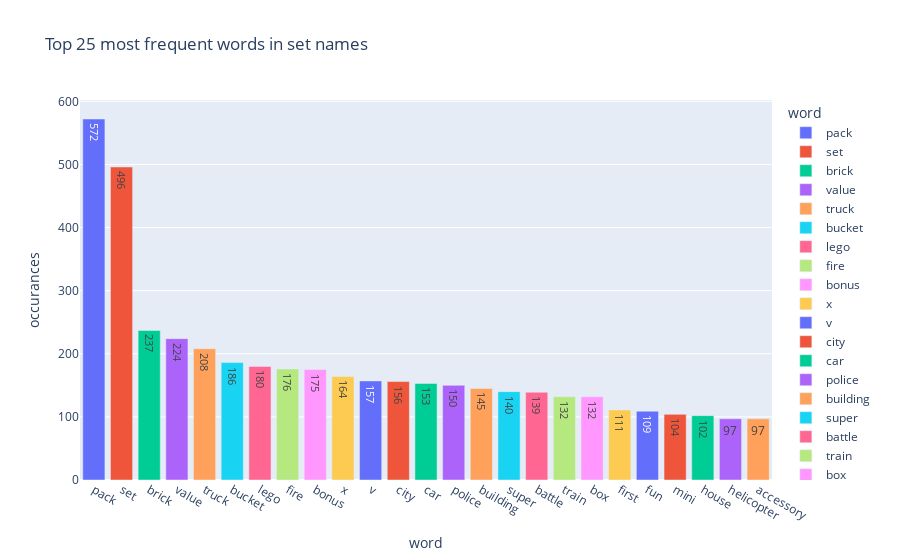

This figure's notebook cell:
### Code cell
fig = px.bar(df_results_count.head(25), "word", "occurances",
       color = "word", text = "occurances",
       title = "Top 25 most frequent words in set names")
fig.show()                     
#fig.update_layout(xaxis = dict(visible = False, matches = None))

### Figure 1 — Plotly figure (JSON) as saved in the notebook; plotly's stock layout.template omitted (floating-point values rounded to 4 significant figures)
{"data": [{"alignmentgroup": "True", "hovertemplate": "word=%{x}<br>occurances=%{text}<extra></extra>", "legendgroup": "pack", "marker": {"color": "#636efa", "pattern": {"shape": ""}}, "name": "pack", "offsetgroup": "pack", "orientation": "v", "showlegend": true, "text": [572], "textposition": "auto", "type": "bar", "x": ["pack"], "xaxis": "x", "y": [572], "yaxis": "y"}, {"alignmentgroup": "True", "hovertemplate": "word=%{x}<br>occurances=%{text}<extra></extra>", "legendgroup": "set", "marker": {"color": "#EF553B", "pattern": {"shape": ""}}, "name": "set", "offsetgroup": "set", "orientation": "v", "showlegend": true, "text": [496], "textposition": "auto", "type": "bar", "x": ["set"], "xaxis": "x", "y": [496], "yaxis": "y"}, {"alignmentgroup": "True", "hovertemplate": "word=%{x}<br>occurances=%{text}<extra></extra>", "legendgroup": "brick", "marker": {"color": "#00cc96", "pattern": {"shape": ""}}, "name": "brick", "offsetgroup": "brick", "orientation": "v", "showlegend": true, "text": [237], "textposition": "auto", "type": "bar", "x": ["brick"], "xaxis": "x", "y": [237], "yaxis": "y"}, {"alignmentgroup": "True", "hovertemplate": "word=%{x}<br>occurances=%{text}<extra></extra>", "legendgroup": "value", "marker": {"color": "#ab63fa", "pattern": {"shape": ""}}, "name": "value", "offsetgroup": "value", "orientation": "v", "showlegend": true, "text": [224], "textposition": "auto", "type": "bar", "x": ["value"], "xaxis": "x", "y": [224], "yaxis": "y"}, {"alignmentgroup": "True", "hovertemplate": "word=%{x}<br>occurances=%{text}<extra></extra>", "legendgroup": "truck", "marker": {"color": "#FFA15A", "pattern": {"shape": ""}}, "name": "truck", "offsetgroup": "truck", "orientation": "v", "showlegend": true, "text": [208], "textposition": "auto", "type": "bar", "x": ["truck"], "xaxis": "x", "y": [208], "yaxis": "y"}, {"alignmentgroup": "True", "hovertemplate": "word=%{x}<br>occurances=%{text}<extra></extra>", "legendgroup": "bucket", "marker": {"color": "#19d3f3", "pattern": {"shape": ""}}, "name": "bucket", "offsetgroup": "bucket", "orientation": "v", "showlegend": true, "text": [186], "textposition": "auto", "type": "bar", "x": ["bucket"], "xaxis": "x", "y": [186], "yaxis": "y"}, {"alignmentgroup": "True", "hovertemplate": "word=%{x}<br>occurances=%{text}<extra></extra>", "legendgroup": "lego", "marker": {"color": "#FF6692", "pattern": {"shape": ""}}, "name": "lego", "offsetgroup": "lego", "orientation": "v", "showlegend": true, "text": [180], "textposition": "auto", "type": "bar", "x": ["lego"], "xaxis": "x", "y": [180], "yaxis": "y"}, {"alignmentgroup": "True", "hovertemplate": "word=%{x}<br>occurances=%{text}<extra></extra>", "legendgroup": "fire", "marker": {"color": "#B6E880", "pattern": {"shape": ""}}, "name": "fire", "offsetgroup": "fire", "orientation": "v", "showlegend": true, "text": [176], "textposition": "auto", "type": "bar", "x": ["fire"], "xaxis": "x", "y": [176], "yaxis": "y"}, {"alignmentgroup": "True", "hovertemplate": "word=%{x}<br>occurances=%{text}<extra></extra>", "legendgroup": "bonus", "marker": {"color": "#FF97FF", "pattern": {"shape": ""}}, "name": "bonus", "offsetgroup": "bonus", "orientation": "v", "showlegend": true, "text": [175], "textposition": "auto", "type": "bar", "x": ["bonus"], "xaxis": "x", "y": [175], "yaxis": "y"}, {"alignmentgroup": "True", "hovertemplate": "word=%{x}<br>occurances=%{text}<extra></extra>", "legendgroup": "x", "marker": {"color": "#FECB52", "pattern": {"shape": ""}}, "name": "x", "offsetgroup": "x", "orientation": "v", "showlegend": true, "text": [164], "textposition": "auto", "type": "bar", "x": ["x"], "xaxis": "x", "y": [164], "yaxis": "y"}, {"alignmentgroup": "True", "hovertemplate": "word=%{x}<br>occurances=%{text}<extra></extra>", "legendgroup": "v", "marker": {"color": "#636efa", "pattern": {"shape": ""}}, "name": "v", "offsetgroup": "v", "orientation": "v", "showlegend": true, "text": [157], "textposition": "auto", "type": "bar", "x": ["v"], "xaxis": "x", "y": [157], "yaxis": "y"}, {"alignmentgroup": "True", "hovertemplate": "word=%{x}<br>occurances=%{text}<extra></extra>", "legendgroup": "city", "marker": {"color": "#EF553B", "pattern": {"shape": ""}}, "name": "city", "offsetgroup": "city", "orientation": "v", "showlegend": true, "text": [156], "textposition": "auto", "type": "bar", "x": ["city"], "xaxis": "x", "y": [156], "yaxis": "y"}, {"alignmentgroup": "True", "hovertemplate": "word=%{x}<br>occurances=%{text}<extra></extra>", "legendgroup": "car", "marker": {"color": "#00cc96", "pattern": {"shape": ""}}, "name": "car", "offsetgroup": "car", "orientation": "v", "showlegend": true, "text": [153], "textposition": "auto", "type": "bar", "x": ["car"], "xaxis": "x", "y": [153], "yaxis": "y"}, {"alignmentgroup": "True", "hovertemplate": "word=%{x}<br>occurances=%{text}<extra></extra>", "legendgroup": "police", "marker": {"color": "#ab63fa", "pattern": {"shape": ""}}, "name": "police", "offsetgroup": "police", "orientation": "v", "showlegend": true, "text": [150], "textposition": "auto", "type": "bar", "x": ["police"], "xaxis": "x", "y": [150], "yaxis": "y"}, {"alignmentgroup": "True", "hovertemplate": "word=%{x}<br>occurances=%{text}<extra></extra>", "legendgroup": "building", "marker": {"color": "#FFA15A", "pattern": {"shape": ""}}, "name": "building", "offsetgroup": "building", "orientation": "v", "showlegend": true, "text": [145], "textposition": "auto", "type": "bar", "x": ["building"], "xaxis": "x", "y": [145], "yaxis": "y"}, {"alignmentgroup": "True", "hovertemplate": "word=%{x}<br>occurances=%{text}<extra></extra>", "legendgroup": "super", "marker": {"color": "#19d3f3", "pattern": {"shape": ""}}, "name": "super", "offsetgroup": "super", "orientation": "v", "showlegend": true, "text": [140], "textposition": "auto", "type": "bar", "x": ["super"], "xaxis": "x", "y": [140], "yaxis": "y"}, {"alignmentgroup": "True", "hovertemplate": "word=%{x}<br>occurances=%{text}<extra></extra>", "legendgroup": "battle", "marker": {"color": "#FF6692", "pattern": {"shape": ""}}, "name": "battle", "offsetgroup": "battle", "orientation": "v", "showlegend": true, "text": [139], "textposition": "auto", "type": "bar", "x": ["battle"], "xaxis": "x", "y": [139], "yaxis": "y"}, {"alignmentgroup": "True", "hovertemplate": "word=%{x}<br>occurances=%{text}<extra></extra>", "legendgroup": "train", "marker": {"color": "#B6E880", "pattern": {"shape": ""}}, "name": "train", "offsetgroup": "train", "orientation": "v", "showlegend": true, "text": [132], "textposition": "auto", "type": "bar", "x": ["train"], "xaxis": "x", "y": [132], "yaxis": "y"}, {"alignmentgroup": "True", "hovertemplate": "word=%{x}<br>occurances=%{text}<extra></extra>", "legendgroup": "box", "marker": {"color": "#FF97FF", "pattern": {"shape": ""}}, "name": "box", "offsetgroup": "box", "orientation": "v", "showlegend": true, "text": [132], "textposition": "auto", "type": "bar", "x": ["box"], "xaxis": "x", "y": [132], "yaxis": "y"}, {"alignmentgroup": "True", "hovertemplate": "word=%{x}<br>occurances=%{text}<extra></extra>", "legendgroup": "first", "marker": {"color": "#FECB52", "pattern": {"shape": ""}}, "name": "first", "offsetgroup": "first", "orientation": "v", "showlegend": true, "text": [111], "textposition": "auto", "type": "bar", "x": ["first"], "xaxis": "x", "y": [111], "yaxis": "y"}, {"alignmentgroup": "True", "hovertemplate": "word=%{x}<br>occurances=%{text}<extra></extra>", "legendgroup": "fun", "marker": {"color": "#636efa", "pattern": {"shape": ""}}, "name": "fun", "offsetgroup": "fun", "orientation": "v", "showlegend": true, "text": [109], "textposition": "auto", "type": "bar", "x": ["fun"], "xaxis": "x", "y": [109], "yaxis": "y"}, {"alignmentgroup": "True", "hovertemplate": "word=%{x}<br>occurances=%{text}<extra></extra>", "legendgroup": "mini", "marker": {"color": "#EF553B", "pattern": {"shape": ""}}, "name": "mini", "offsetgroup": "mini", "orientation": "v", "showlegend": true, "text": [104], "textposition": "auto", "type": "bar", "x": ["mini"], "xaxis": "x", "y": [104], "yaxis": "y"}, {"alignmentgroup": "True", "hovertemplate": "word=%{x}<br>occurances=%{text}<extra></extra>", "legendgroup": "house", "marker": {"color": "#00cc96", "pattern": {"shape": ""}}, "name": "house", "offsetgroup": "house", "orientation": "v", "showlegend": true, "text": [102], "textposition": "auto", "type": "bar", "x": ["house"], "xaxis": "x", "y": [102], "yaxis": "y"}, {"alignmentgroup": "True", "hovertemplate": "word=%{x}<br>occurances=%{text}<extra></extra>", "legendgroup": "helicopter", "marker": {"color": "#ab63fa", "pattern": {"shape": ""}}, "name": "helicopter", "offsetgroup": "helicopter", "orientation": "v", "showlegend": true, "text": [97], "textposition": "auto", "type": "bar", "x": ["helicopter"], "xaxis": "x", "y": [97], "yaxis": "y"}, {"alignmentgroup": "True", "hovertemplate": "word=%{x}<br>occurances=%{text}<extra></extra>", "legendgroup": "accessory", "marker": {"color": "#FFA15A", "pattern": {"shape": ""}}, "name": "accessory", "offsetgroup": "accessory", "orientation": "v", "showlegend": true, "text": [97], "textposition": "auto", "type": "bar", "x": ["accessory"], "xaxis": "x", "y": [97], "yaxis": "y"}], "layout": {"barmode": "relative", "legend": {"title": {"text": "word"}, "tracegroupgap": 0}, "title": {"text": "Top 25 most frequent words in set names"}, "xaxis": {"anchor": "y", "categoryarray": ["pack", "set", "brick", "value", "truck", "bucket", "lego", "fire", "bonus", "x", "v", "city", "car", "police", "building", "super", "battle", "train", "box", "first", "fun", "mini", "house", "helicopter", "accessory"], "categoryorder": "array", "domain": [0, 1], "title": {"text": "word"}}, "yaxis": {"anchor": "x", "domain": [0, 1], "title": {"text": "occurances"}}}}
